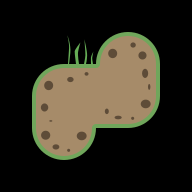

Tiled map render using the project's own tile images. Description and the map definition, with tile-layer contents summarised, below:
An orthogonal 6x6 tile map with 32x32 px tiles, 2 tile layers (ground, deco).

<map version="1.0" orientation="orthogonal" renderorder="left-down" width="6" height="6" tilewidth="32" tileheight="32" nextobjectid="12">
 <tileset firstgid="1" source="tileset.tsx" />
 <layer name="ground" width="6" height="6">
  <data>[36 cells, 12 non-empty, 10 distinct tile ids]</data>
 </layer>
 <layer name="deco" width="6" height="6">
  <data>[36 cells, 1 non-empty, 1 distinct tile ids]</data>
 </layer>
</map>
